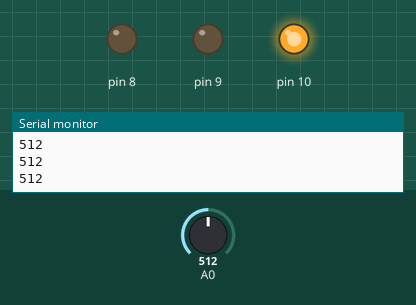
Bench run of a sketch on a simulated Arduino Uno, built with avr-gcc and run on an emulated ATmega328P. Shown: output pins drawn as LEDs (lit = HIGH), the last lines printed to the serial monitor. The test bench sets the inputs (shaded band); at power-on: A0 = 512.

Above: at 1.2 s.
1.3 s: A0 set to 586
2.8 s: A0 set to 619
At 3.5 s:
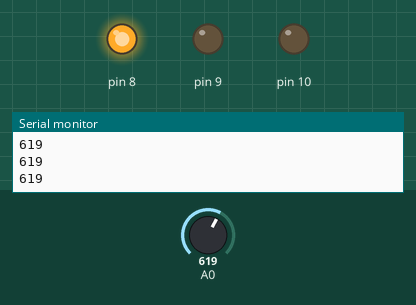
4.3 s: A0 set to 240
At 4.6 s:
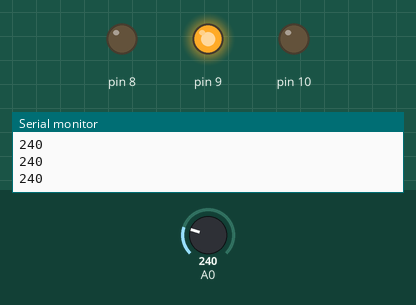
5.8 s: A0 set to 258
At 7.0 s:
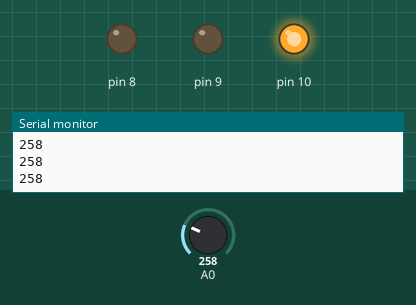
7.3 s: A0 set to 122
At 8.0 s:
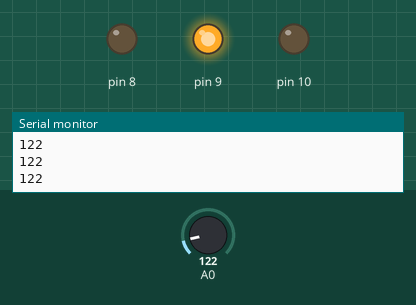
Timing chart, 0 to 9.8 s (numbered marks = the images above; inputs shaded):
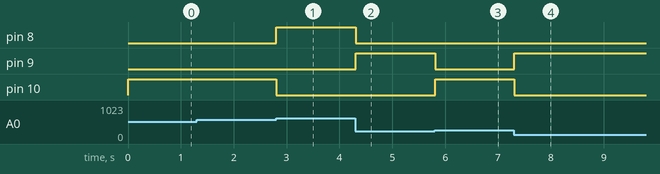

The sketch:

SDRESEWT45HYTLMOI.ino
```cpp
int reading;
void setup() {
  // put your setup code here, to run once:
pinMode(A0,INPUT);
Serial.begin(9600);
pinMode(10,OUTPUT);
pinMode(9,OUTPUT);
pinMode(8,OUTPUT);
}

void loop() {
reading=analogRead(A0);
Serial.println(reading);
if (reading<250){
digitalWrite(9,HIGH);
digitalWrite(10,LOW);
digitalWrite(8,LOW);
}
else if (reading>250 && reading<600){
digitalWrite(9,LOW);
digitalWrite(10,HIGH);
digitalWrite(8,LOW);
}
else if (reading>600 && reading<800){
digitalWrite(9,LOW);
digitalWrite(10,LOW);
digitalWrite(8,HIGH);}

}
```

Measured:
- the behaviour switches between 600 and 601 on A0 (found by bisection; images 0 and 1)
- the behaviour switches between 250 and 251 on A0 (found by bisection; images 2 and 3)
- after the input at 2.8 s, pin 8: LOW → HIGH at once; pin 10: HIGH → LOW at once
- after the input at 4.3 s, pin 8: HIGH → LOW at once; pin 9: LOW → HIGH at once
- after the input at 5.8 s, pin 9: HIGH → LOW at once; pin 10: LOW → HIGH at once
- after the input at 7.3 s, pin 9: LOW → HIGH at once; pin 10: HIGH → LOW at once
